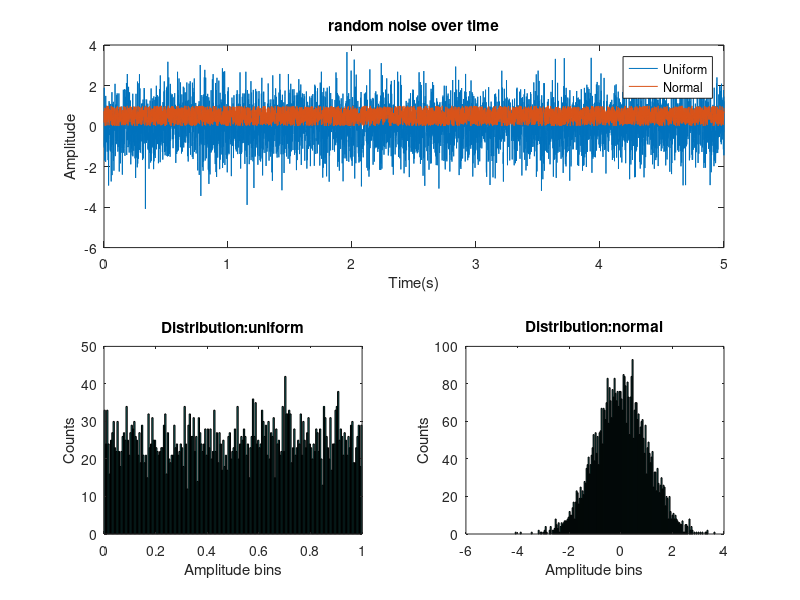
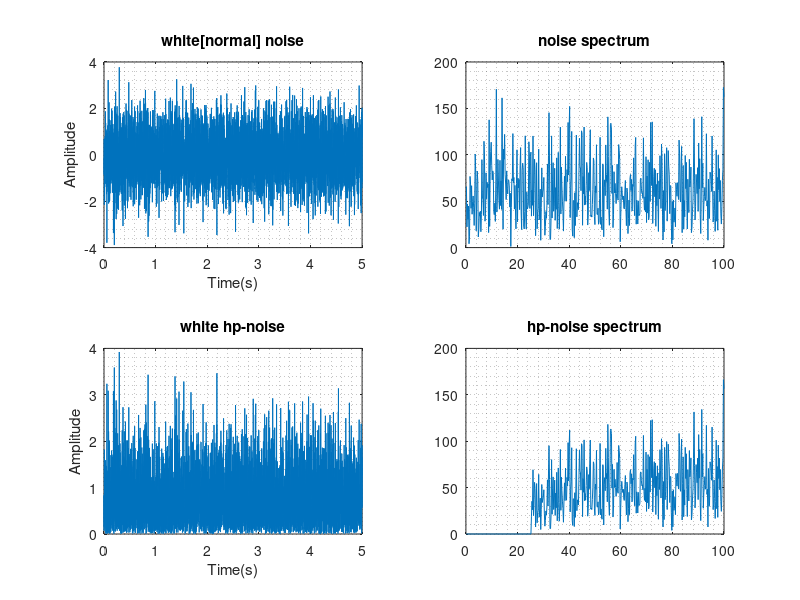

Source code (MATLAB) for these figures, in order:
clc; clear; close all;
%% white noise (normally [Gaussian] distributed or uniformly distributed)
Fs = 1000; % sampling rate
t = 0:1/Fs:5;
n = length(t);

unoise = rand(n, 1); nnoise = randn(n, 1);
figure, subplot(211), plot(t, nnoise, t, unoise), title('random noise over time'),
legend('Uniform', 'Normal'), xlabel('Time(s)'), ylabel('Amplitude');
subplot(223), hist(unoise, 200), title('Distribution:uniform'), xlabel('Amplitude bins'), ylabel('Counts');
subplot(224), hist(nnoise, 200), title('Distribution:normal'), xlabel('Amplitude bins'), ylabel('Counts');

%% high-frequency noise

noise = randn(n, 1);
cut_f = 30; % Hz

f = Fs*(-n/2:(n/2-1))/n;

Noise = fftshift(fft(noise));
f = Fs*(-n/2:(n/2-1))/n;
shiftF = floor(n*cut_f/Fs);

% Delete the higher frequency components
% Hp_noise = Noise;
% Hp_noise(floor(n/2-shiftF):floor(n/2+shiftF)) = 0;

% High-pass filtering based on self-constructed gauss kernel
f_filter = (abs(f)>(cut_f-5)).*f;
g_filter = 1 - exp(-abs(f_filter)./(cut_f));  
Hp_noise = Noise.*g_filter';
hp_noise = abs(ifft(fftshift(Hp_noise)));

% Frequency band
n_freq = [floor(n/2)+1:floor(n/2+100*n/Fs)]; 

figure, subplot(2,2,1), plot(t, noise), title('white[normal] noise'), xlabel('Time(s)'), ylabel('Amplitude'), grid minor;
subplot(2,2,2), plot(Fs/n*[1:length(n_freq)],abs(Noise(n_freq))), title('noise spectrum'), grid minor;
subplot(2,2,3), plot(t, hp_noise), title('white hp-noise'), xlabel('Time(s)'), ylabel('Amplitude'), grid minor;
subplot(2,2,4), plot(Fs/n*[1:length(n_freq)], abs(Hp_noise(n_freq))), title('hp-noise spectrum'), grid minor;
